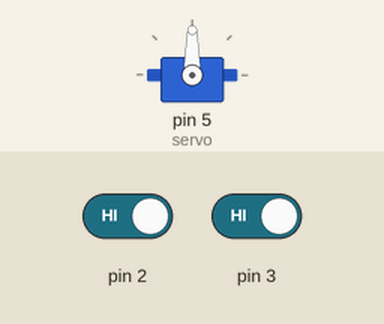
A sketch run on a simulated Arduino Uno, built with avr-gcc and run on an emulated ATmega328P. On the bench: servo. Inputs (shaded band) come from the test bench; at power-on: pin 2 HIGH, pin 3 HIGH.

Above: at 1.2 s.
1.3 s: pin 2 driven LOW
At 2.5 s:
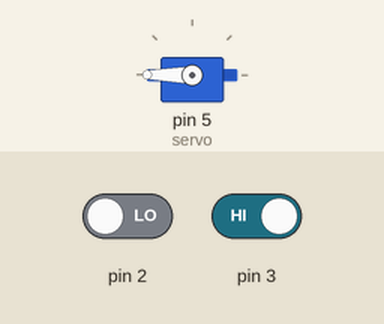
2.8 s: pin 3 driven LOW
At 3.1 s:
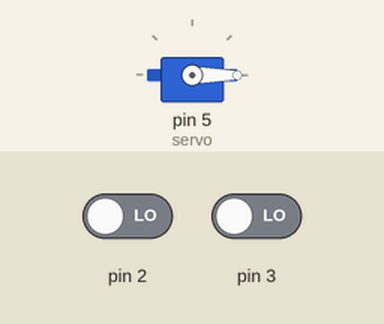
Timing chart, 0 to 5.8 s (numbered marks = the images above; inputs shaded):
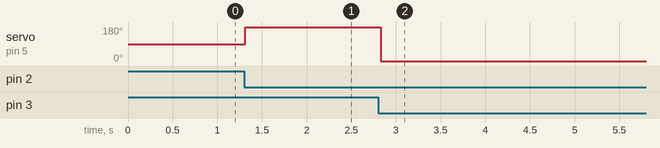

The sketch:

ServoControl.ino
```cpp
#include <Servo.h>

Servo servo;
int pulsador_d = 1;
int pulsador_i = 1;

void setup() {
  servo.attach(5,600,1500);

  pinMode(2, INPUT);
  pinMode(3, INPUT);
}

void loop() {
  pulsador_d = digitalRead(2);
  pulsador_i = digitalRead(3);

  if(pulsador_d == LOW){
    servo.write(180);
    delay(15);
  }
  if(pulsador_i == LOW){
    servo.write(0);
    delay(15);
  }
  if(pulsador_i == HIGH && pulsador_d == HIGH){
    servo.write(90);
    delay(15);
  }
}
```

Measured:
- after the input at 1.3 s, servo on pin 5 (servo): 90° → 180° at once
- after the input at 2.8 s, servo on pin 5 (servo): 180° → 0° at once
